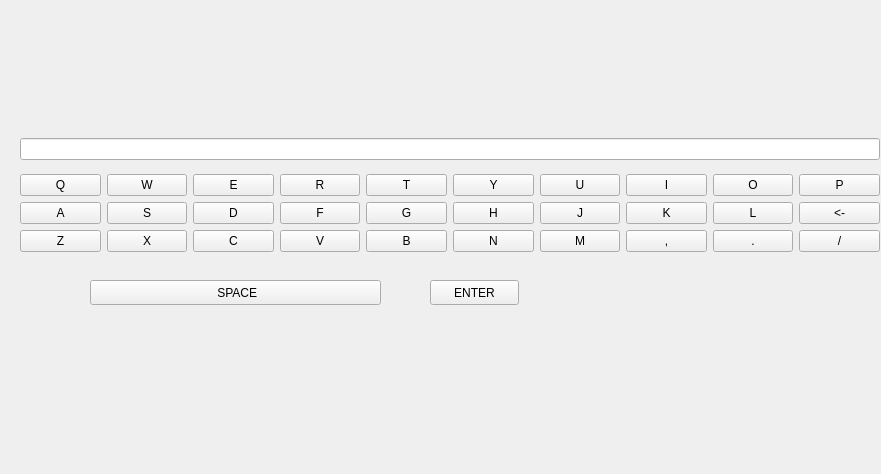
<?xml version="1.0" encoding="UTF-8"?>
<ui version="4.0">
 <class>key</class>
 <widget class="QWidget" name="key">
  <property name="geometry">
   <rect>
    <x>0</x>
    <y>0</y>
    <width>881</width>
    <height>474</height>
   </rect>
  </property>
  <property name="windowTitle">
   <string>Form</string>
  </property>
  <widget class="QWidget" name="layoutWidget">
   <property name="geometry">
    <rect>
     <x>20</x>
     <y>130</y>
     <width>860</width>
     <height>131</height>
    </rect>
   </property>
   <layout class="QVBoxLayout" name="verticalLayout_2">
    <item>
     <widget class="QLineEdit" name="lineEdit"/>
    </item>
    <item>
     <layout class="QVBoxLayout" name="verticalLayout">
      <item>
       <layout class="QHBoxLayout" name="horizontalLayout">
        <item>
         <widget class="QPushButton" name="pushButton">
          <property name="text">
           <string>Q</string>
          </property>
         </widget>
        </item>
        <item>
         <widget class="QPushButton" name="pushButton_2">
          <property name="text">
           <string>W</string>
          </property>
         </widget>
        </item>
        <item>
         <widget class="QPushButton" name="pushButton_4">
          <property name="text">
           <string>E</string>
          </property>
         </widget>
        </item>
        <item>
         <widget class="QPushButton" name="pushButton_3">
          <property name="text">
           <string>R</string>
          </property>
         </widget>
        </item>
        <item>
         <widget class="QPushButton" name="pushButton_5">
          <property name="text">
           <string>T</string>
          </property>
         </widget>
        </item>
        <item>
         <widget class="QPushButton" name="pushButton_6">
          <property name="text">
           <string>Y</string>
          </property>
         </widget>
        </item>
        <item>
         <widget class="QPushButton" name="pushButton_7">
          <property name="text">
           <string>U</string>
          </property>
         </widget>
        </item>
        <item>
         <widget class="QPushButton" name="pushButton_8">
          <property name="text">
           <string>I</string>
          </property>
         </widget>
        </item>
        <item>
         <widget class="QPushButton" name="pushButton_9">
          <property name="text">
           <string>O</string>
          </property>
         </widget>
        </item>
        <item>
         <widget class="QPushButton" name="pushButton_10">
          <property name="text">
           <string>P</string>
          </property>
         </widget>
        </item>
       </layout>
      </item>
      <item>
       <layout class="QHBoxLayout" name="horizontalLayout_3">
        <item>
         <widget class="QPushButton" name="pushButton_21">
          <property name="text">
           <string>A</string>
          </property>
         </widget>
        </item>
        <item>
         <widget class="QPushButton" name="pushButton_22">
          <property name="text">
           <string>S</string>
          </property>
         </widget>
        </item>
        <item>
         <widget class="QPushButton" name="pushButton_23">
          <property name="text">
           <string>D</string>
          </property>
         </widget>
        </item>
        <item>
         <widget class="QPushButton" name="pushButton_24">
          <property name="text">
           <string>F</string>
          </property>
         </widget>
        </item>
        <item>
         <widget class="QPushButton" name="pushButton_25">
          <property name="text">
           <string>G</string>
          </property>
         </widget>
        </item>
        <item>
         <widget class="QPushButton" name="pushButton_26">
          <property name="text">
           <string>H</string>
          </property>
         </widget>
        </item>
        <item>
         <widget class="QPushButton" name="pushButton_27">
          <property name="text">
           <string>J</string>
          </property>
         </widget>
        </item>
        <item>
         <widget class="QPushButton" name="pushButton_28">
          <property name="text">
           <string>K</string>
          </property>
         </widget>
        </item>
        <item>
         <widget class="QPushButton" name="pushButton_29">
          <property name="text">
           <string>L</string>
          </property>
         </widget>
        </item>
        <item>
         <widget class="QPushButton" name="pushButton_30">
          <property name="text">
           <string>&lt;-</string>
          </property>
         </widget>
        </item>
       </layout>
      </item>
      <item>
       <layout class="QHBoxLayout" name="horizontalLayout_4">
        <item>
         <widget class="QPushButton" name="pushButton_31">
          <property name="text">
           <string>Z</string>
          </property>
         </widget>
        </item>
        <item>
         <widget class="QPushButton" name="pushButton_32">
          <property name="text">
           <string>X</string>
          </property>
         </widget>
        </item>
        <item>
         <widget class="QPushButton" name="pushButton_33">
          <property name="text">
           <string>C</string>
          </property>
         </widget>
        </item>
        <item>
         <widget class="QPushButton" name="pushButton_34">
          <property name="text">
           <string>V</string>
          </property>
         </widget>
        </item>
        <item>
         <widget class="QPushButton" name="pushButton_35">
          <property name="text">
           <string>B</string>
          </property>
         </widget>
        </item>
        <item>
         <widget class="QPushButton" name="pushButton_36">
          <property name="text">
           <string>N</string>
          </property>
         </widget>
        </item>
        <item>
         <widget class="QPushButton" name="pushButton_37">
          <property name="text">
           <string>M</string>
          </property>
         </widget>
        </item>
        <item>
         <widget class="QPushButton" name="pushButton_38">
          <property name="text">
           <string>,</string>
          </property>
         </widget>
        </item>
        <item>
         <widget class="QPushButton" name="pushButton_39">
          <property name="text">
           <string>.</string>
          </property>
         </widget>
        </item>
        <item>
         <widget class="QPushButton" name="pushButton_40">
          <property name="text">
           <string>/</string>
          </property>
         </widget>
        </item>
       </layout>
      </item>
     </layout>
    </item>
   </layout>
  </widget>
  <widget class="QPushButton" name="pushButton_41">
   <property name="geometry">
    <rect>
     <x>90</x>
     <y>280</y>
     <width>291</width>
     <height>25</height>
    </rect>
   </property>
   <property name="text">
    <string> SPACE</string>
   </property>
  </widget>
  <widget class="QPushButton" name="pushButton_42">
   <property name="geometry">
    <rect>
     <x>430</x>
     <y>280</y>
     <width>89</width>
     <height>25</height>
    </rect>
   </property>
   <property name="text">
    <string>ENTER</string>
   </property>
  </widget>
 </widget>
 <resources/>
 <connections/>
</ui>
